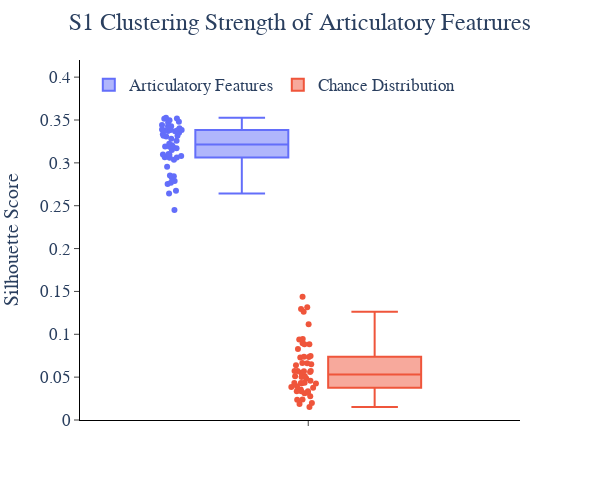

The notebook cell saved with this chart:
### Code cell
fig = px.box(sil_df_long, color='Condition', y="Silhouette Score", points='all', width=600, height=500)
# fig.add_hline(y=1/9, line_dash='dash', line_color='grey', annotation_text='Chance', annotation_position='bottom right')
fig.update_layout(
    plot_bgcolor='white',
    legend=dict(
        orientation='h',
        yanchor='top',
        y=0.98,
        xanchor='left',
        x=0.02,
        title_text=''
    ),
    # showlegend=False,
    title_text=f'S1 Clustering Strength of Articulatory Featrures',
    title_x=0.5,
    font=dict(size=17, family='Arial')
)
fig.update_xaxes(
    title='',
    mirror=False,
    ticks='outside',
    showline=True,
    linecolor='black',
    showgrid=False,
    # tickvals=[0,1],
    # range=[-0.5, 3.5],
    # ticktext=['Patient-Specific', 'Shared Neural<br>Latent Space'],
)
fig.update_yaxes(
    title='Silhouette Score',
    mirror=False,
    ticks='outside',
    showline=True,
    linecolor='black',
    showgrid=False,
    range=[0, 0.42]
)
fig.show()

### Figure 1 — Plotly figure (JSON) as saved in the notebook; plotly's stock layout.template omitted (floating-point values rounded to 4 significant figures)
{"data": [{"alignmentgroup": "True", "boxpoints": "all", "hovertemplate": "Condition=Articulatory Features<br>Silhouette Score=%{y}<extra></extra>", "legendgroup": "Articulatory Features", "marker": {"color": "#636efa"}, "name": "Articulatory Features", "notched": false, "offsetgroup": "Articulatory Features", "orientation": "v", "showlegend": true, "type": "box", "x0": " ", "xaxis": "x", "y": [0.3376, 0.3497, 0.3404, 0.3472, 0.2754, 0.2675, 0.308, 0.317, 0.3104, 0.3441, 0.3259, 0.3427, 0.348, 0.3063, 0.2644, 0.3384, 0.3369, 0.245, 0.3075, 0.3373, 0.2956, 0.2843, 0.3334, 0.3382, 0.3353, 0.3429, 0.3037, 0.3526, 0.315, 0.3222, 0.3315, 0.3191, 0.2788, 0.3518, 0.3097, 0.338, 0.328, 0.3514, 0.2769, 0.3205, 0.3187, 0.2826, 0.3388, 0.3316, 0.2853, 0.3095, 0.3307, 0.3059, 0.3066, 0.3184], "y0": " ", "yaxis": "y"}, {"alignmentgroup": "True", "boxpoints": "all", "hovertemplate": "Condition=Chance Distribution<br>Silhouette Score=%{y}<extra></extra>", "legendgroup": "Chance Distribution", "marker": {"color": "#EF553B"}, "name": "Chance Distribution", "notched": false, "offsetgroup": "Chance Distribution", "orientation": "v", "showlegend": true, "type": "box", "x0": " ", "xaxis": "x", "y": [0.08286, 0.01522, 0.06395, 0.05721, 0.08847, 0.01983, 0.03121, 0.05516, 0.05722, 0.03549, 0.05612, 0.04301, 0.03344, 0.04355, 0.02771, 0.07375, 0.05111, 0.09405, 0.0511, 0.1316, 0.03369, 0.03176, 0.03852, 0.02376, 0.05712, 0.05004, 0.07348, 0.06503, 0.04246, 0.04316, 0.02397, 0.07472, 0.0335, 0.07278, 0.09443, 0.1296, 0.06612, 0.1117, 0.05692, 0.0375, 0.04594, 0.04324, 0.06654, 0.01867, 0.03932, 0.04833, 0.1264, 0.08951, 0.08826, 0.1437], "y0": " ", "yaxis": "y"}], "layout": {"boxmode": "group", "font": {"family": "Arial", "size": 17}, "height": 500, "legend": {"orientation": "h", "title": {"text": ""}, "tracegroupgap": 0, "x": 0.02, "xanchor": "left", "y": 0.98, "yanchor": "top"}, "margin": {"t": 60}, "plot_bgcolor": "white", "title": {"text": "S1 Clustering Strength of Articulatory Featrures", "x": 0.5}, "width": 600, "xaxis": {"anchor": "y", "domain": [0, 1], "linecolor": "black", "mirror": false, "showgrid": false, "showline": true, "ticks": "outside", "title": {"text": ""}}, "yaxis": {"anchor": "x", "domain": [0, 1], "linecolor": "black", "mirror": false, "range": [0, 0.42], "showgrid": false, "showline": true, "ticks": "outside", "title": {"text": "Silhouette Score"}}}}
